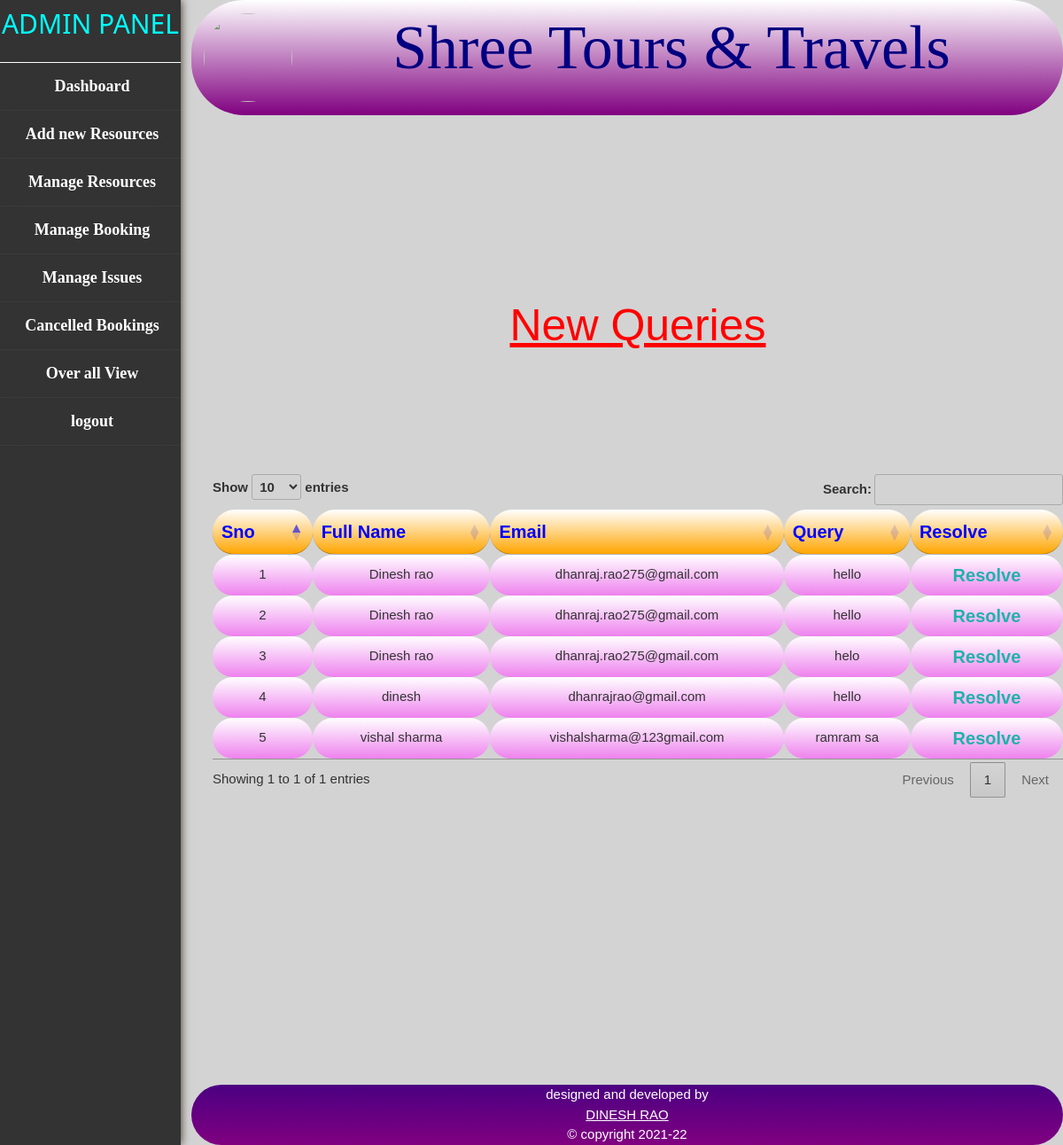
/admin/newqueries.php (signed in), run on the app's committed database.
### tables this page shows
CREATE TABLE `queries` (
  `id` int(11) NOT NULL,
  `fullname` varchar(30) NOT NULL,
  `email` varchar(40) NOT NULL,
  `query` varchar(1000) NOT NULL,
  `status` int(11) NOT NULL DEFAULT 100
);

### admin/newqueries.php (the view, shortened to what this page needs)
<?php
include("side.php");
        include("db.php");
     ?>
<!DOCTYPE html>
<html lang="en">
<head>
    <link rel="stylesheet" href="../css/toastr.min.css">
    <link rel="stylesheet" type="text/css" href="//cdn.datatables.net/1.10.21/css/jquery.dataTables.min.css"/>
</head>
<body>
    <div class="main">
    <div id='head1'>
    New Queries
    </div>
    <div id='mes'><?php
    ?></div>
    <div id='tq'>
        <table id='userTable'>
            <thead>
            <tr>
                <th>Sno</th>
                <th>Full Name</th>
                <th>Email</th>
                <th>Query</th>
                <th>Resolve</th>
            </tr>
            </thead>
    <?php    $r=mysqli_query($con,"select *from queries where status='101'");
            $Sno=0;
        while($row=mysqli_fetch_array($r))
        {
            ?>
                <tbody>
                <tr>
                    <td><?php echo ++$Sno; ?></td>
                    <td><?php echo $row[1]; ?></td>
                    <td><?php echo $row[2]; ?></td>
                    <td><?php echo $row[3]; ?></td>
                    <td><a href="resolvequery.php?nq=<?php echo $row[0]; ?>">Resolve</a></td>
                </tr>
            </tbody>
            <?php   }  ?>
        </table>
    </div>
    </div>
  <div>  <?php
include("footer.php");
?></div>
</body>
</html>

### css/w3.css (style rules this page uses)
html { box-sizing:border-box }
*,*:before,*:after { box-sizing:inherit }
html { -ms-text-size-adjust:100%;-webkit-text-size-adjust:100% }
body { margin:0 }
a { background-color:transparent }
html,body { font-family:Verdana,sans-serif;font-size:15px;line-height:1.5 }
html { overflow-x:hidden }
a { color:inherit }

### admin/newqueries.php (style rules this page uses)
body { background:lightgray; }
.main { margin-top:200px; width:80%; float:right; background:transparent; }
#head1 { text-align: center; font-size:50px; text-decoration: underline; color:red; padding-bottom:100px; }
#tq th { color:blue; background:linear-gradient(white,orange); border-radius:25px; font-size:20px; }
#tq td { background:linear-gradient(white,violet); border-radius:25px; text-align:center; }
#tq td a { text-decoration:none; font-weight:bold; color:lightseagreen; font-size:20px; cursor:pointer; }
#mes { text-align: center; color:red; font-size: 20px; padding-bottom:30px; }

### data on the page
queries: fullname "Dinesh rao", email "dhanraj.rao275@gmail.com", query "hello"
queries: fullname "Dinesh rao", email "dhanraj.rao275@gmail.com", query "hello"
queries: fullname "Dinesh rao", email "dhanraj.rao275@gmail.com", query "helo"
queries: fullname "dinesh", email "dhanrajrao@gmail.com", query "hello"
queries: fullname "vishal sharma", email "vishalsharma@123gmail.com", query "ramram sa"
